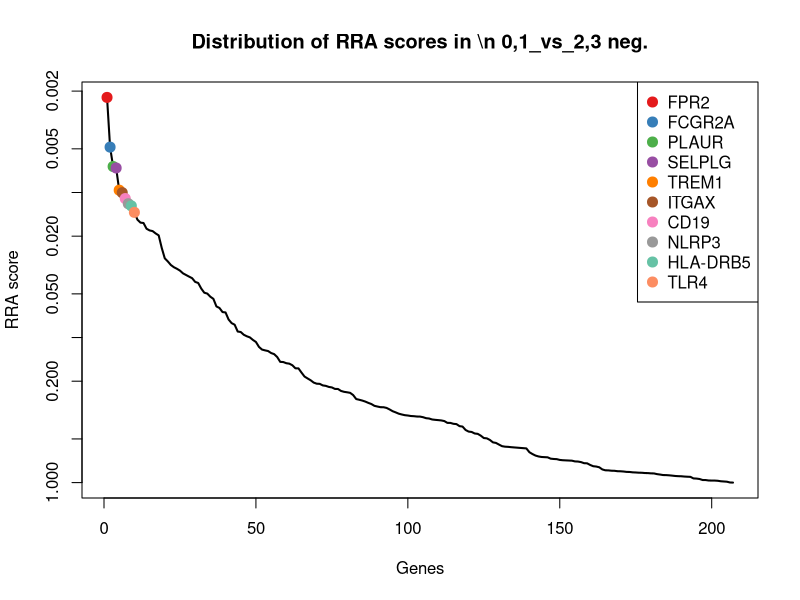
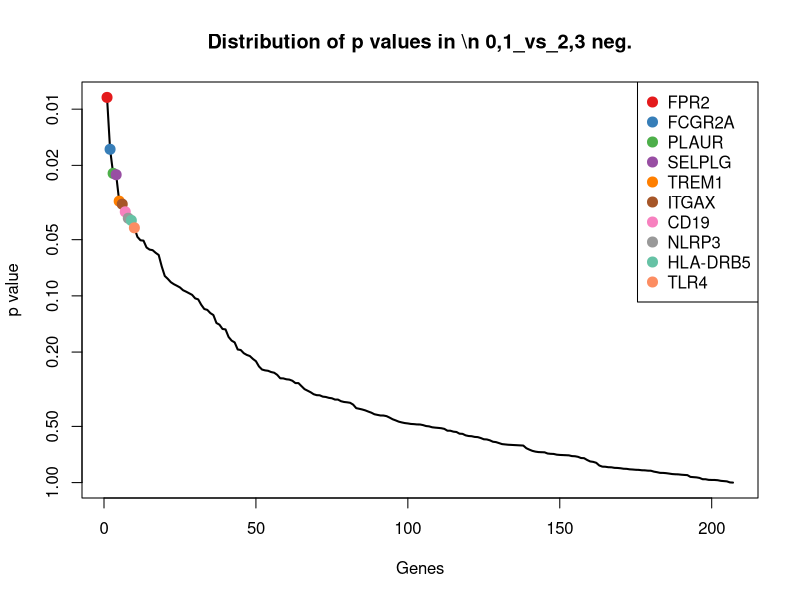
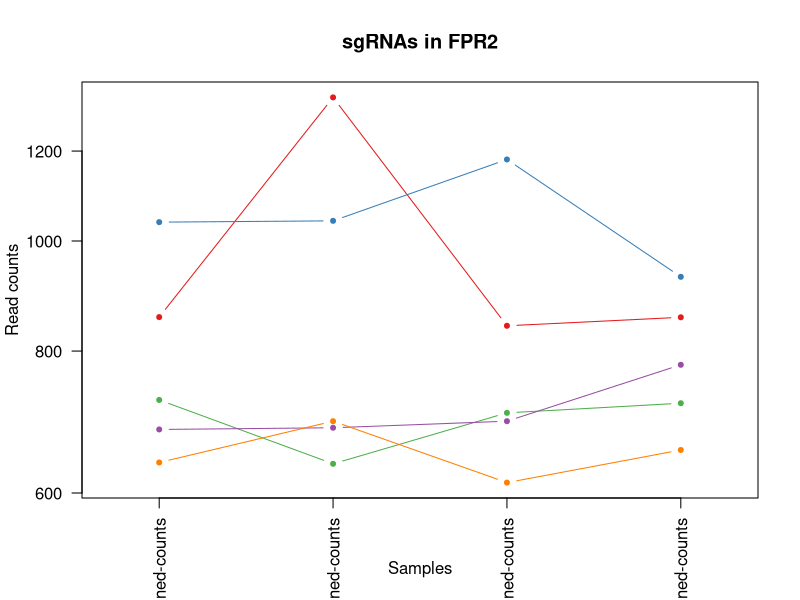
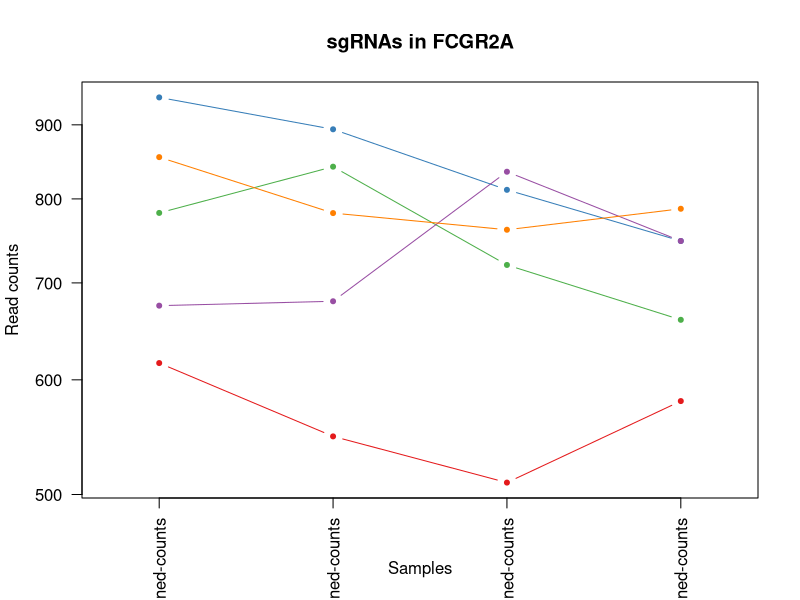
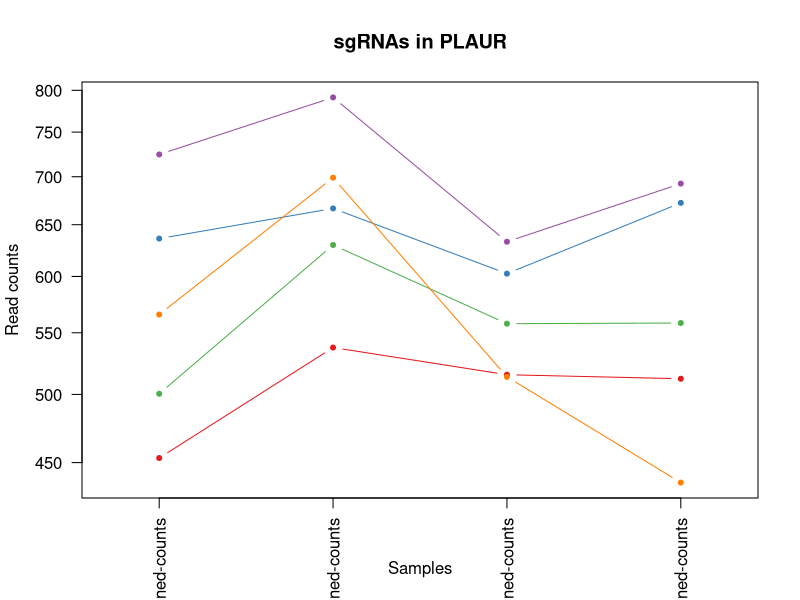
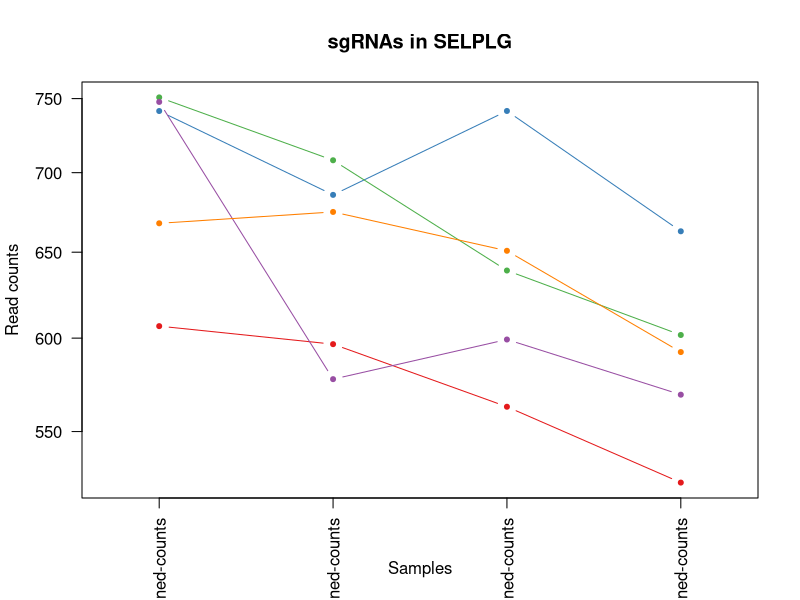
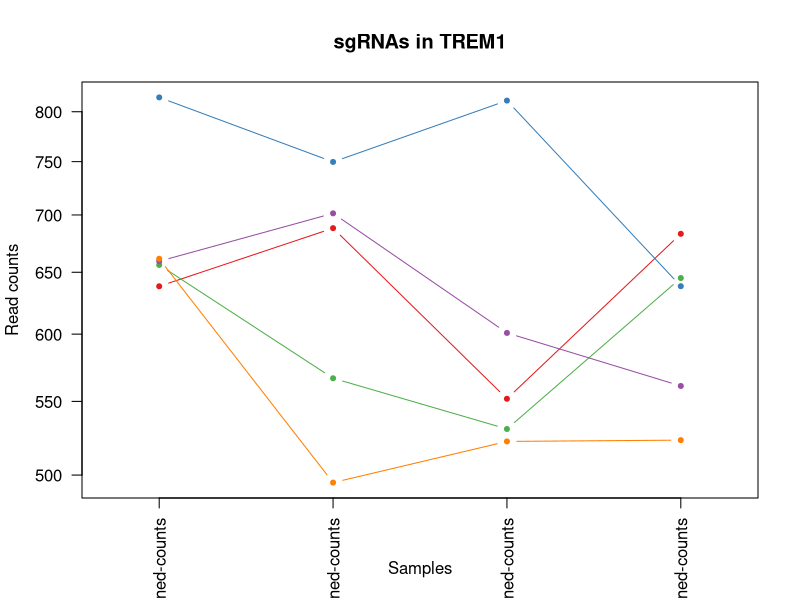
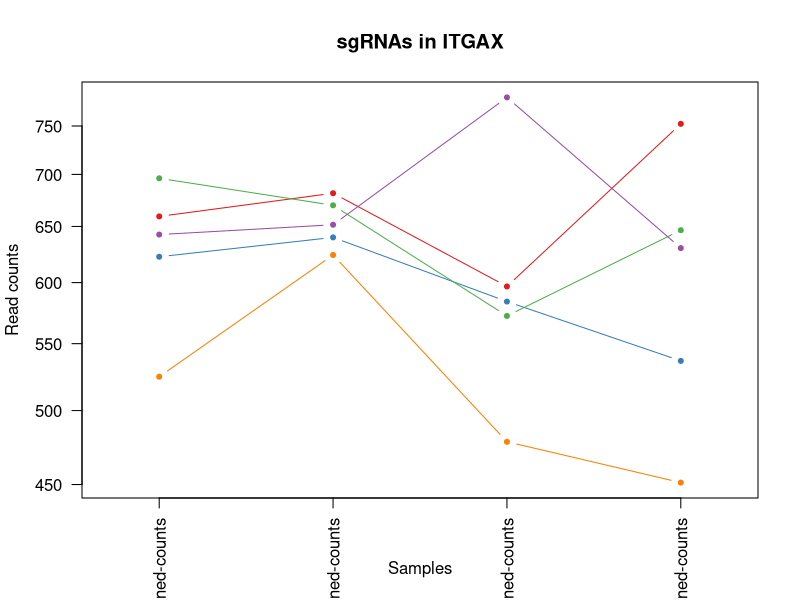

Write R code to recreate these figures, in order. (Note: this script raises an error after producing the figures.)
pdf(file='BafA1_CRISPRa.pdf',width=4.5,height=4.5);
gstable=read.table('BafA1_CRISPRa.gene_summary.txt',header=T)
# 
#
# parameters
# Do not modify the variables beginning with "__"

# gstablename='__GENE_SUMMARY_FILE__'
startindex=3
# outputfile='__OUTPUT_FILE__'
targetgenelist=c("FPR2","FCGR2A","PLAUR","SELPLG","TREM1","ITGAX","CD19","NLRP3","HLA-DRB5","TLR4")
# samplelabel=sub('.\\w+.\\w+$','',colnames(gstable)[startindex]);
samplelabel='0,1_vs_2,3 neg.'


# You need to write some codes in front of this code:
# gstable=read.table(gstablename,header=T)
# pdf(file=outputfile,width=6,height=6)


# set up color using RColorBrewer
#library(RColorBrewer)
#colors <- brewer.pal(length(targetgenelist), "Set1")

colors=c( "#E41A1C", "#377EB8", "#4DAF4A", "#984EA3", "#FF7F00",  "#A65628", "#F781BF",
          "#999999", "#66C2A5", "#FC8D62", "#8DA0CB", "#E78AC3", "#A6D854", "#FFD92F", "#E5C494", "#B3B3B3", 
          "#8DD3C7", "#FFFFB3", "#BEBADA", "#FB8072", "#80B1D3", "#FDB462", "#B3DE69", "#FCCDE5",
          "#D9D9D9", "#BC80BD", "#CCEBC5", "#FFED6F")

######
# function definition

plotrankedvalues<-function(val, tglist, ...){
  
  plot(val,log='y',ylim=c(max(val),min(val)),type='l',lwd=2, ...)
  if(length(tglist)>0){
    for(i in 1:length(tglist)){
      targetgene=tglist[i];
      tx=which(names(val)==targetgene);ty=val[targetgene];
      points(tx,ty,col=colors[(i %% length(colors)) ],cex=2,pch=20)
      # text(tx+50,ty,targetgene,col=colors[i])
    }
    legend('topright',tglist,pch=20,pt.cex = 2,cex=1,col=colors)
  }
}



plotrandvalues<-function(val,targetgenelist, ...){
  # choose the one with the best distance distribution
  
  mindiffvalue=0;
  randval=val;
  for(i in 1:20){
    randval0=sample(val)
    vindex=sort(which(names(randval0) %in% targetgenelist))
    if(max(vindex)>0.9*length(val)){
      # print('pass...')
      next;
    }
    mindiffind=min(diff(vindex));
    if (mindiffind > mindiffvalue){
      mindiffvalue=mindiffind;
      randval=randval0;
      # print(paste('Diff: ',mindiffvalue))
    }
  }
  plot(randval,log='y',ylim=c(max(randval),min(randval)),pch=20,col='grey', ...)
  
  if(length(targetgenelist)>0){
    for(i in 1:length(targetgenelist)){
      targetgene=targetgenelist[i];
      tx=which(names(randval)==targetgene);ty=randval[targetgene];
      points(tx,ty,col=colors[(i %% length(colors)) ],cex=2,pch=20)
      text(tx+50,ty,targetgene,col=colors[i])
    }
  }
  
}




# set.seed(1235)



pvec=gstable[,startindex]
names(pvec)=gstable[,'id']
pvec=sort(pvec);

plotrankedvalues(pvec,targetgenelist,xlab='Genes',ylab='RRA score',main=paste('Distribution of RRA scores in \\n',samplelabel))

# plotrandvalues(pvec,targetgenelist,xlab='Genes',ylab='RRA score',main=paste('Distribution of RRA scores in \\n',samplelabel))


pvec=gstable[,startindex+1]
names(pvec)=gstable[,'id']
pvec=sort(pvec);

plotrankedvalues(pvec,targetgenelist,xlab='Genes',ylab='p value',main=paste('Distribution of p values in \\n',samplelabel))

# plotrandvalues(pvec,targetgenelist,xlab='Genes',ylab='p value',main=paste('Distribution of p values in \\n',samplelabel))



# you need to write after this code:
# dev.off()






# parameters
# Do not modify the variables beginning with "__"
targetmat=list(c(856.0415878971099,1336.8753140843855,841.0936070979322,855.7168611173627),c(1037.9767165288054,1040.7162525946273,1178.7156888203417,928.947781086202),c(723.5339219572625,635.5773117364471,704.860135525732,718.7479182126818),c(681.4679962620728,683.8279453499471,693.0137466933667,777.0614285582391),c(637.2987742821236,692.9789275869902,611.7813661285765,653.6537671292691))
targetgene="FPR2"
collabel=c("TRE-VPH-7d-dox-untreated-rd2_S18_L001_R1_001-clipped-trimmed-aligned-counts","TRE-VPH-7d-dox-untreated-rd1_S12_L001_R1_001-clipped-trimmed-aligned-counts","TRE-VPH-7d-dox-baf-10-rd1_S14_L001_R1_001-clipped-trimmed-aligned-counts","TRE-VPH-7d-dox-baf-10-rd2_S20_L001_R1_001-clipped-trimmed-aligned-counts")

# set up color using RColorBrewer
#library(RColorBrewer)
#colors <- brewer.pal(length(targetgenelist), "Set1")

colors=c( "#E41A1C", "#377EB8", "#4DAF4A", "#984EA3", "#FF7F00",  "#A65628", "#F781BF",
          "#999999", "#66C2A5", "#FC8D62", "#8DA0CB", "#E78AC3", "#A6D854", "#FFD92F", "#E5C494", "#B3B3B3", 
          "#8DD3C7", "#FFFFB3", "#BEBADA", "#FB8072", "#80B1D3", "#FDB462", "#B3DE69", "#FCCDE5",
          "#D9D9D9", "#BC80BD", "#CCEBC5", "#FFED6F")


## code

targetmatvec=unlist(targetmat)+1
yrange=range(targetmatvec[targetmatvec>0]);
# yrange[1]=1; # set the minimum value to 1
for(i in 1:length(targetmat)){
  vali=targetmat[[i]]+1;
  if(i==1){
    plot(1:length(vali),vali,type='b',las=1,pch=20,main=paste('sgRNAs in',targetgene),ylab='Read counts',xlab='Samples',xlim=c(0.7,length(vali)+0.3),ylim = yrange,col=colors[(i %% length(colors))],xaxt='n',log='y')
    axis(1,at=1:length(vali),labels=(collabel),las=2)
    # lines(0:100,rep(1,101),col='black');
  }else{
    lines(1:length(vali),vali,type='b',pch=20,col=colors[(i %% length(colors))])
  }
}




# parameters
# Do not modify the variables beginning with "__"
targetmat=list(c(615.214163292149,547.3951192703955,508.54854916082223,579.0667190128587),c(939.1217911451096,892.6367218497484,810.6314643861359,747.2266093116749),c(781.3745697881483,841.0584583318691,719.2450362507469,659.0782797195535),c(674.1064592654145,678.836500493378,834.3242420508664,747.2266093116749),c(853.9382916123504,781.1611200530417,760.7073971640252,786.5543255912368))
targetgene="FCGR2A"
collabel=c("TRE-VPH-7d-dox-untreated-rd2_S18_L001_R1_001-clipped-trimmed-aligned-counts","TRE-VPH-7d-dox-untreated-rd1_S12_L001_R1_001-clipped-trimmed-aligned-counts","TRE-VPH-7d-dox-baf-10-rd1_S14_L001_R1_001-clipped-trimmed-aligned-counts","TRE-VPH-7d-dox-baf-10-rd2_S20_L001_R1_001-clipped-trimmed-aligned-counts")

# set up color using RColorBrewer
#library(RColorBrewer)
#colors <- brewer.pal(length(targetgenelist), "Set1")

colors=c( "#E41A1C", "#377EB8", "#4DAF4A", "#984EA3", "#FF7F00",  "#A65628", "#F781BF",
          "#999999", "#66C2A5", "#FC8D62", "#8DA0CB", "#E78AC3", "#A6D854", "#FFD92F", "#E5C494", "#B3B3B3", 
          "#8DD3C7", "#FFFFB3", "#BEBADA", "#FB8072", "#80B1D3", "#FDB462", "#B3DE69", "#FCCDE5",
          "#D9D9D9", "#BC80BD", "#CCEBC5", "#FFED6F")


## code

targetmatvec=unlist(targetmat)+1
yrange=range(targetmatvec[targetmatvec>0]);
# yrange[1]=1; # set the minimum value to 1
for(i in 1:length(targetmat)){
  vali=targetmat[[i]]+1;
  if(i==1){
    plot(1:length(vali),vali,type='b',las=1,pch=20,main=paste('sgRNAs in',targetgene),ylab='Read counts',xlab='Samples',xlim=c(0.7,length(vali)+0.3),ylim = yrange,col=colors[(i %% length(colors))],xaxt='n',log='y')
    axis(1,at=1:length(vali),labels=(collabel),las=2)
    # lines(0:100,rep(1,101),col='black');
  }else{
    lines(1:length(vali),vali,type='b',pch=20,col=colors[(i %% length(colors))])
  }
}




# parameters
# Do not modify the variables beginning with "__"
targetmat=list(c(452.20870122328904,536.5803220811628,514.4717435770049,511.2603116343039),c(635.1954779973642,665.5259808758609,601.6273185579777,671.2834330476934),c(499.5328676303774,628.9220519276885,556.7802751211664,557.3686686517212),c(723.5339219572625,790.3121022900848,632.089461269774,691.6253552612599),c(564.7350524579214,697.9703724435591,512.7794023152384,435.3171353703224))
targetgene="PLAUR"
collabel=c("TRE-VPH-7d-dox-untreated-rd2_S18_L001_R1_001-clipped-trimmed-aligned-counts","TRE-VPH-7d-dox-untreated-rd1_S12_L001_R1_001-clipped-trimmed-aligned-counts","TRE-VPH-7d-dox-baf-10-rd1_S14_L001_R1_001-clipped-trimmed-aligned-counts","TRE-VPH-7d-dox-baf-10-rd2_S20_L001_R1_001-clipped-trimmed-aligned-counts")

# set up color using RColorBrewer
#library(RColorBrewer)
#colors <- brewer.pal(length(targetgenelist), "Set1")

colors=c( "#E41A1C", "#377EB8", "#4DAF4A", "#984EA3", "#FF7F00",  "#A65628", "#F781BF",
          "#999999", "#66C2A5", "#FC8D62", "#8DA0CB", "#E78AC3", "#A6D854", "#FFD92F", "#E5C494", "#B3B3B3", 
          "#8DD3C7", "#FFFFB3", "#BEBADA", "#FB8072", "#80B1D3", "#FDB462", "#B3DE69", "#FCCDE5",
          "#D9D9D9", "#BC80BD", "#CCEBC5", "#FFED6F")


## code

targetmatvec=unlist(targetmat)+1
yrange=range(targetmatvec[targetmatvec>0]);
# yrange[1]=1; # set the minimum value to 1
for(i in 1:length(targetmat)){
  vali=targetmat[[i]]+1;
  if(i==1){
    plot(1:length(vali),vali,type='b',las=1,pch=20,main=paste('sgRNAs in',targetgene),ylab='Read counts',xlab='Samples',xlim=c(0.7,length(vali)+0.3),ylim = yrange,col=colors[(i %% length(colors))],xaxt='n',log='y')
    axis(1,at=1:length(vali),labels=(collabel),las=2)
    # lines(0:100,rep(1,101),col='black');
  }else{
    lines(1:length(vali),vali,type='b',pch=20,col=colors[(i %% length(colors))])
  }
}




# parameters
# Do not modify the variables beginning with "__"
targetmat=list(c(605.7493300107313,595.6457528838955,561.8572989064658,523.4654649624438),c(740.3602922353383,684.6598528260419,740.3993020228277,661.7905360146957),c(749.825125516756,707.1213546806022,638.0126556859567,600.7647693739963),c(746.6701810896168,576.5118809337145,598.2426360344448,568.21769383229),c(666.7449222687563,673.8450556368091,649.8590445183219,591.2718723409986))
targetgene="SELPLG"
collabel=c("TRE-VPH-7d-dox-untreated-rd2_S18_L001_R1_001-clipped-trimmed-aligned-counts","TRE-VPH-7d-dox-untreated-rd1_S12_L001_R1_001-clipped-trimmed-aligned-counts","TRE-VPH-7d-dox-baf-10-rd1_S14_L001_R1_001-clipped-trimmed-aligned-counts","TRE-VPH-7d-dox-baf-10-rd2_S20_L001_R1_001-clipped-trimmed-aligned-counts")

# set up color using RColorBrewer
#library(RColorBrewer)
#colors <- brewer.pal(length(targetgenelist), "Set1")

colors=c( "#E41A1C", "#377EB8", "#4DAF4A", "#984EA3", "#FF7F00",  "#A65628", "#F781BF",
          "#999999", "#66C2A5", "#FC8D62", "#8DA0CB", "#E78AC3", "#A6D854", "#FFD92F", "#E5C494", "#B3B3B3", 
          "#8DD3C7", "#FFFFB3", "#BEBADA", "#FB8072", "#80B1D3", "#FDB462", "#B3DE69", "#FCCDE5",
          "#D9D9D9", "#BC80BD", "#CCEBC5", "#FFED6F")


## code

targetmatvec=unlist(targetmat)+1
yrange=range(targetmatvec[targetmatvec>0]);
# yrange[1]=1; # set the minimum value to 1
for(i in 1:length(targetmat)){
  vali=targetmat[[i]]+1;
  if(i==1){
    plot(1:length(vali),vali,type='b',las=1,pch=20,main=paste('sgRNAs in',targetgene),ylab='Read counts',xlab='Samples',xlim=c(0.7,length(vali)+0.3),ylim = yrange,col=colors[(i %% length(colors))],xaxt='n',log='y')
    axis(1,at=1:length(vali),labels=(collabel),las=2)
    # lines(0:100,rep(1,101),col='black');
  }else{
    lines(1:length(vali),vali,type='b',pch=20,col=colors[(i %% length(colors))])
  }
}




# parameters
# Do not modify the variables beginning with "__"
targetmat=list(c(637.2987742821236,687.1555752543263,550.8570807049838,682.1324582282622),c(813.9756622019203,748.7167284853434,810.6314643861359,637.3802293584159),c(655.1767927025792,565.6970837444817,529.702814932903,644.1608700962714),c(658.3317371297185,700.4660948718436,599.9349772962112,560.0809249468634),c(660.435033414478,494.15304080032666,521.2411086240706,522.1093368148727))
targetgene="TREM1"
collabel=c("TRE-VPH-7d-dox-untreated-rd2_S18_L001_R1_001-clipped-trimmed-aligned-counts","TRE-VPH-7d-dox-untreated-rd1_S12_L001_R1_001-clipped-trimmed-aligned-counts","TRE-VPH-7d-dox-baf-10-rd1_S14_L001_R1_001-clipped-trimmed-aligned-counts","TRE-VPH-7d-dox-baf-10-rd2_S20_L001_R1_001-clipped-trimmed-aligned-counts")

# set up color using RColorBrewer
#library(RColorBrewer)
#colors <- brewer.pal(length(targetgenelist), "Set1")

colors=c( "#E41A1C", "#377EB8", "#4DAF4A", "#984EA3", "#FF7F00",  "#A65628", "#F781BF",
          "#999999", "#66C2A5", "#FC8D62", "#8DA0CB", "#E78AC3", "#A6D854", "#FFD92F", "#E5C494", "#B3B3B3", 
          "#8DD3C7", "#FFFFB3", "#BEBADA", "#FB8072", "#80B1D3", "#FDB462", "#B3DE69", "#FCCDE5",
          "#D9D9D9", "#BC80BD", "#CCEBC5", "#FFED6F")


## code

targetmatvec=unlist(targetmat)+1
yrange=range(targetmatvec[targetmatvec>0]);
# yrange[1]=1; # set the minimum value to 1
for(i in 1:length(targetmat)){
  vali=targetmat[[i]]+1;
  if(i==1){
    plot(1:length(vali),vali,type='b',las=1,pch=20,main=paste('sgRNAs in',targetgene),ylab='Read counts',xlab='Samples',xlim=c(0.7,length(vali)+0.3),ylim = yrange,col=colors[(i %% length(colors))],xaxt='n',log='y')
    axis(1,at=1:length(vali),labels=(collabel),las=2)
    # lines(0:100,rep(1,101),col='black');
  }else{
    lines(1:length(vali),vali,type='b',pch=20,col=colors[(i %% length(colors))])
  }
}




# parameters
# Do not modify the variables beginning with "__"
targetmat=list(c(658.3317371297185,680.5003154455677,595.7041241417951,751.2949937543882),c(621.5240521464275,638.9049416408265,583.0115646785466,535.6706182905837),c(695.1394221130095,668.8536107802402,571.1651758461813,645.5169982438425),c(641.5053668516425,650.551646306154,780.1693216743396,629.2434604729893),c(523.7207749051115,623.0986995950248,477.24023581814265,450.23454499360446))
targetgene="ITGAX"
collabel=c("TRE-VPH-7d-dox-untreated-rd2_S18_L001_R1_001-clipped-trimmed-aligned-counts","TRE-VPH-7d-dox-untreated-rd1_S12_L001_R1_001-clipped-trimmed-aligned-counts","TRE-VPH-7d-dox-baf-10-rd1_S14_L001_R1_001-clipped-trimmed-aligned-counts","TRE-VPH-7d-dox-baf-10-rd2_S20_L001_R1_001-clipped-trimmed-aligned-counts")

# set up color using RColorBrewer
#library(RColorBrewer)
#colors <- brewer.pal(length(targetgenelist), "Set1")

colors=c( "#E41A1C", "#377EB8", "#4DAF4A", "#984EA3", "#FF7F00",  "#A65628", "#F781BF",
          "#999999", "#66C2A5", "#FC8D62", "#8DA0CB", "#E78AC3", "#A6D854", "#FFD92F", "#E5C494", "#B3B3B3", 
          "#8DD3C7", "#FFFFB3", "#BEBADA", "#FB8072", "#80B1D3", "#FDB462", "#B3DE69", "#FCCDE5",
          "#D9D9D9", "#BC80BD", "#CCEBC5", "#FFED6F")


## code

targetmatvec=unlist(targetmat)+1
yrange=range(targetmatvec[targetmatvec>0]);
# yrange[1]=1; # set the minimum value to 1
for(i in 1:length(targetmat)){
  vali=targetmat[[i]]+1;
  if(i==1){
    plot(1:length(vali),vali,type='b',las=1,pch=20,main=paste('sgRNAs in',targetgene),ylab='Read counts',xlab='Samples',xlim=c(0.7,length(vali)+0.3),ylim = yrange,col=colors[(i %% length(colors))],xaxt='n',log='y')
    axis(1,at=1:length(vali),labels=(collabel),las=2)
    # lines(0:100,rep(1,101),col='black');
  }else{
    lines(1:length(vali),vali,type='b',pch=20,col=colors[(i %% length(colors))])
  }
}




# parameters
# Do not modify the variables beginning with "__"
targetmat=list(c(717.224033102984,693.8108350630849,625.3200962227082,697.0498678515443),c(699.3460146825283,731.2466714873522,693.0137466933667,717.3917900651107),c(781.3745697881483,853.5370704732916,660.859262719804,604.8331538167096),c(626.7822928583262,470.0277239935767,582.1653940476633,560.0809249468634),c(598.3877930140732,589.8224005512317,603.3196598197442,602.1208975215674))
targetgene="CD19"
collabel=c("TRE-VPH-7d-dox-untreated-rd2_S18_L001_R1_001-clipped-trimmed-aligned-counts","TRE-VPH-7d-dox-untreated-rd1_S12_L001_R1_001-clipped-trimmed-aligned-counts","TRE-VPH-7d-dox-baf-10-rd1_S14_L001_R1_001-clipped-trimmed-aligned-counts","TRE-VPH-7d-dox-baf-10-rd2_S20_L001_R1_001-clipped-trimmed-aligned-counts")

# set up color using RColorBrewer
#library(RColorBrewer)
#colors <- brewer.pal(length(targetgenelist), "Set1")

colors=c( "#E41A1C", "#377EB8", "#4DAF4A", "#984EA3", "#FF7F00",  "#A65628", "#F781BF",
          "#999999", "#66C2A5", "#FC8D62", "#8DA0CB", "#E78AC3", "#A6D854", "#FFD92F", "#E5C494", "#B3B3B3", 
          "#8DD3C7", "#FFFFB3", "#BEBADA", "#FB8072", "#80B1D3", "#FDB462", "#B3DE69", "#FCCDE5",
          "#D9D9D9", "#BC80BD", "#CCEBC5", "#FFED6F")


## code

targetmatvec=unlist(targetmat)+1
yrange=range(targetmatvec[targetmatvec>0]);
# yrange[1]=1; # set the minimum value to 1
for(i in 1:length(targetmat)){
  vali=targetmat[[i]]+1;
  if(i==1){
    plot(1:length(vali),vali,type='b',las=1,pch=20,main=paste('sgRNAs in',targetgene),ylab='Read counts',xlab='Samples',xlim=c(0.7,length(vali)+0.3),ylim = yrange,col=colors[(i %% length(colors))],xaxt='n',log='y')
    axis(1,at=1:length(vali),labels=(collabel),las=2)
    # lines(0:100,rep(1,101),col='black');
  }else{
    lines(1:length(vali),vali,type='b',pch=20,col=colors[(i %% length(colors))])
  }
}




# parameters
# Do not modify the variables beginning with "__"
targetmat=list(c(826.5954399104771,743.7252836287745,693.0137466933667,836.7310670513673),c(902.3141061618186,841.0584583318691,743.7839845463606,772.9930441155258),c(793.9943474967051,692.1470201108953,707.3986474183816,673.9956893428356),c(691.9844776858702,741.22956120049,664.2439452433368,709.2550211796841),c(782.426217930528,750.3805434375331,632.089461269774,650.9415108341269))
targetgene="NLRP3"
collabel=c("TRE-VPH-7d-dox-untreated-rd2_S18_L001_R1_001-clipped-trimmed-aligned-counts","TRE-VPH-7d-dox-untreated-rd1_S12_L001_R1_001-clipped-trimmed-aligned-counts","TRE-VPH-7d-dox-baf-10-rd1_S14_L001_R1_001-clipped-trimmed-aligned-counts","TRE-VPH-7d-dox-baf-10-rd2_S20_L001_R1_001-clipped-trimmed-aligned-counts")

# set up color using RColorBrewer
#library(RColorBrewer)
#colors <- brewer.pal(length(targetgenelist), "Set1")

colors=c( "#E41A1C", "#377EB8", "#4DAF4A", "#984EA3", "#FF7F00",  "#A65628", "#F781BF",
          "#999999", "#66C2A5", "#FC8D62", "#8DA0CB", "#E78AC3", "#A6D854", "#FFD92F", "#E5C494", "#B3B3B3", 
          "#8DD3C7", "#FFFFB3", "#BEBADA", "#FB8072", "#80B1D3", "#FDB462", "#B3DE69", "#FCCDE5",
          "#D9D9D9", "#BC80BD", "#CCEBC5", "#FFED6F")


## code

targetmatvec=unlist(targetmat)+1
yrange=range(targetmatvec[targetmatvec>0]);
# yrange[1]=1; # set the minimum value to 1
for(i in 1:length(targetmat)){
  vali=targetmat[[i]]+1;
  if(i==1){
    plot(1:length(vali),vali,type='b',las=1,pch=20,main=paste('sgRNAs in',targetgene),ylab='Read counts',xlab='Samples',xlim=c(0.7,length(vali)+0.3),ylim = yrange,col=colors[(i %% length(colors))],xaxt='n',log='y')
    axis(1,at=1:length(vali),labels=(collabel),las=2)
    # lines(0:100,rep(1,101),col='black');
  }else{
    lines(1:length(vali),vali,type='b',pch=20,col=colors[(i %% length(colors))])
  }
}




# parameters
# Do not modify the variables beginning with "__"
targetmat=list(c(638.3504224245033,879.3262022322311,779.3231510434563,652.297638981698),c(697.2427183977688,614.7796248340765,759.0150559022587,697.0498678515443),c(669.8998666958956,600.6371977404644,579.6268821550136,566.8615656847189),c(808.7174214900215,941.7192629393431,852.9399959302975,816.3891448378008),c(677.2614036925538,708.7851696327918,617.7045605447591,682.1324582282622))
targetgene="HLA-DRB5"
collabel=c("TRE-VPH-7d-dox-untreated-rd2_S18_L001_R1_001-clipped-trimmed-aligned-counts","TRE-VPH-7d-dox-untreated-rd1_S12_L001_R1_001-clipped-trimmed-aligned-counts","TRE-VPH-7d-dox-baf-10-rd1_S14_L001_R1_001-clipped-trimmed-aligned-counts","TRE-VPH-7d-dox-baf-10-rd2_S20_L001_R1_001-clipped-trimmed-aligned-counts")

# set up color using RColorBrewer
#library(RColorBrewer)
#colors <- brewer.pal(length(targetgenelist), "Set1")

colors=c( "#E41A1C", "#377EB8", "#4DAF4A", "#984EA3", "#FF7F00",  "#A65628", "#F781BF",
          "#999999", "#66C2A5", "#FC8D62", "#8DA0CB", "#E78AC3", "#A6D854", "#FFD92F", "#E5C494", "#B3B3B3", 
          "#8DD3C7", "#FFFFB3", "#BEBADA", "#FB8072", "#80B1D3", "#FDB462", "#B3DE69", "#FCCDE5",
          "#D9D9D9", "#BC80BD", "#CCEBC5", "#FFED6F")


## code

targetmatvec=unlist(targetmat)+1
yrange=range(targetmatvec[targetmatvec>0]);
# yrange[1]=1; # set the minimum value to 1
for(i in 1:length(targetmat)){
  vali=targetmat[[i]]+1;
  if(i==1){
    plot(1:length(vali),vali,type='b',las=1,pch=20,main=paste('sgRNAs in',targetgene),ylab='Read counts',xlab='Samples',xlim=c(0.7,length(vali)+0.3),ylim = yrange,col=colors[(i %% length(colors))],xaxt='n',log='y')
    axis(1,at=1:length(vali),labels=(collabel),las=2)
    # lines(0:100,rep(1,101),col='black');
  }else{
    lines(1:length(vali),vali,type='b',pch=20,col=colors[(i %% length(colors))])
  }
}




# parameters
# Do not modify the variables beginning with "__"
targetmat=list(c(743.5152366624775,790.3121022900848,775.0922978890402,736.3775841311061),c(732.9987552386801,821.9245863816882,869.8634085479621,800.1156070669477),c(687.7778851163512,634.7454042603523,560.1649576446994,568.21769383229),c(800.3042363509836,760.3634331506711,639.7049969477231,645.5169982438425),c(769.8064402219711,736.2381163439211,727.7067425595792,724.1724308029662))
targetgene="TLR4"
collabel=c("TRE-VPH-7d-dox-untreated-rd2_S18_L001_R1_001-clipped-trimmed-aligned-counts","TRE-VPH-7d-dox-untreated-rd1_S12_L001_R1_001-clipped-trimmed-aligned-counts","TRE-VPH-7d-dox-baf-10-rd1_S14_L001_R1_001-clipped-trimmed-aligned-counts","TRE-VPH-7d-dox-baf-10-rd2_S20_L001_R1_001-clipped-trimmed-aligned-counts")

# set up color using RColorBrewer
#library(RColorBrewer)
#colors <- brewer.pal(length(targetgenelist), "Set1")

colors=c( "#E41A1C", "#377EB8", "#4DAF4A", "#984EA3", "#FF7F00",  "#A65628", "#F781BF",
          "#999999", "#66C2A5", "#FC8D62", "#8DA0CB", "#E78AC3", "#A6D854", "#FFD92F", "#E5C494", "#B3B3B3", 
          "#8DD3C7", "#FFFFB3", "#BEBADA", "#FB8072", "#80B1D3", "#FDB462", "#B3DE69", "#FCCDE5",
          "#D9D9D9", "#BC80BD", "#CCEBC5", "#FFED6F")


## code

targetmatvec=unlist(targetmat)+1
yrange=range(targetmatvec[targetmatvec>0]);
# yrange[1]=1; # set the minimum value to 1
for(i in 1:length(targetmat)){
  vali=targetmat[[i]]+1;
  if(i==1){
    plot(1:length(vali),vali,type='b',las=1,pch=20,main=paste('sgRNAs in',targetgene),ylab='Read counts',xlab='Samples',xlim=c(0.7,length(vali)+0.3),ylim = yrange,col=colors[(i %% length(colors))],xaxt='n',log='y')
    axis(1,at=1:length(vali),labels=(collabel),las=2)
    # lines(0:100,rep(1,101),col='black');
  }else{
    lines(1:length(vali),vali,type='b',pch=20,col=colors[(i %% length(colors))])
  }
}



# 
#
# parameters
# Do not modify the variables beginning with "__"

# gstablename='__GENE_SUMMARY_FILE__'
startindex=9
# outputfile='__OUTPUT_FILE__'
targetgenelist=c("SPI1","TGFBR3","LPAR2","IL15RA","CSF1R","AIF1","SORL1","MERTK","TGFBR2","CD52")
# samplelabel=sub('.\\w+.\\w+$','',colnames(gstable)[startindex]);
samplelabel='0,1_vs_2,3 pos.'


# You need to write some codes in front of this code:
# gstable=read.table(gstablename,header=T)
# pdf(file=outputfile,width=6,height=6)


# set up color using RColorBrewer
#library(RColorBrewer)
#colors <- brewer.pal(length(targetgenelist), "Set1")

colors=c( "#E41A1C", "#377EB8", "#4DAF4A", "#984EA3", "#FF7F00",  "#A65628", "#F781BF",
          "#999999", "#66C2A5", "#FC8D62", "#8DA0CB", "#E78AC3", "#A6D854", "#FFD92F", "#E5C494", "#B3B3B3", 
          "#8DD3C7", "#FFFFB3", "#BEBADA", "#FB8072", "#80B1D3", "#FDB462", "#B3DE69", "#FCCDE5",
          "#D9D9D9", "#BC80BD", "#CCEBC5", "#FFED6F")

######
# function definition

plotrankedvalues<-function(val, tglist, ...){
  
  plot(val,log='y',ylim=c(max(val),min(val)),type='l',lwd=2, ...)
  if(length(tglist)>0){
    for(i in 1:length(tglist)){
      targetgene=tglist[i];
      tx=which(names(val)==targetgene);ty=val[targetgene];
      points(tx,ty,col=colors[(i %% length(colors)) ],cex=2,pch=20)
      # text(tx+50,ty,targetgene,col=colors[i])
    }
    legend('topright',tglist,pch=20,pt.cex = 2,cex=1,col=colors)
  }
}



plotrandvalues<-function(val,targetgenelist, ...){
  # choose the one with the best distance distribution
  
  mindiffvalue=0;
  randval=val;
  for(i in 1:20){
    randval0=sample(val)
    vindex=sort(which(names(randval0) %in% targetgenelist))
    if(max(vindex)>0.9*length(val)){
      # print('pass...')
      next;
    }
    mindiffind=min(diff(vindex));
    if (mindiffind > mindiffvalue){
      mindiffvalue=mindiffind;
      randval=randval0;
      # print(paste('Diff: ',mindiffvalue))
    }
  }
  plot(randval,log='y',ylim=c(max(randval),min(randval)),pch=20,col='grey', ...)
  
  if(length(targetgenelist)>0){
    for(i in 1:length(targetgenelist)){
      targetgene=targetgenelist[i];
      tx=which(names(randval)==targetgene);ty=randval[targetgene];
      points(tx,ty,col=colors[(i %% length(colors)) ],cex=2,pch=20)
      text(tx+50,ty,targetgene,col=colors[i])
    }
  }
  
}




# set.seed(1235)



pvec=gstable[,startindex]
names(pvec)=gstable[,'id']
pvec=sort(pvec);

plotrankedvalues(pvec,targetgenelist,xlab='Genes',ylab='RRA score',main=paste('Distribution of RRA scores in \\n',samplelabel))

# plotrandvalues(pvec,targetgenelist,xlab='Genes',ylab='RRA score',main=paste('Distribution of RRA scores in \\n',samplelabel))


pvec=gstable[,startindex+1]
names(pvec)=gstable[,'id']
pvec=sort(pvec);

plotrankedvalues(pvec,targetgenelist,xlab='Genes',ylab='p value',main=paste('Distribution of p values in \\n',samplelabel))

# plotrandvalues(pvec,targetgenelist,xlab='Genes',ylab='p value',main=paste('Distribution of p values in \\n',samplelabel))



# you need to write after this code:
# dev.off()






# parameters
# Do not modify the variables beginning with "__"
targetmat=list(c(531.0823119017697,438.41523990197334,863.0940435008963,645.5169982438425),c(563.6834043155417,471.69153894576635,661.7054333506871,726.8846870981084),c(600.4910892988327,660.5345360192919,836.0165833126329,767.5685315252414),c(609.9559225802503,579.8395108380938,779.3231510434563,915.386499610491),c(454.31199750804853,397.65177357332686,716.7065243580972,549.2318997662946))
targetgene="SPI1"
collabel=c("TRE-VPH-7d-dox-untreated-rd2_S18_L001_R1_001-clipped-trimmed-aligned-counts","TRE-VPH-7d-dox-untreated-rd1_S12_L001_R1_001-clipped-trimmed-aligned-counts","TRE-VPH-7d-dox-baf-10-rd1_S14_L001_R1_001-clipped-trimmed-aligned-counts","TRE-VPH-7d-dox-baf-10-rd2_S20_L001_R1_001-clipped-trimmed-aligned-counts")

# set up color using RColorBrewer
#library(RColorBrewer)
#colors <- brewer.pal(length(targetgenelist), "Set1")

colors=c( "#E41A1C", "#377EB8", "#4DAF4A", "#984EA3", "#FF7F00",  "#A65628", "#F781BF",
          "#999999", "#66C2A5", "#FC8D62", "#8DA0CB", "#E78AC3", "#A6D854", "#FFD92F", "#E5C494", "#B3B3B3", 
          "#8DD3C7", "#FFFFB3", "#BEBADA", "#FB8072", "#80B1D3", "#FDB462", "#B3DE69", "#FCCDE5",
          "#D9D9D9", "#BC80BD", "#CCEBC5", "#FFED6F")


## code

targetmatvec=unlist(targetmat)+1
yrange=range(targetmatvec[targetmatvec>0]);
# yrange[1]=1; # set the minimum value to 1
for(i in 1:length(targetmat)){
  vali=targetmat[[i]]+1;
  if(i==1){
    plot(1:length(vali),vali,type='b',las=1,pch=20,main=paste('sgRNAs in',targetgene),ylab='Read counts',xlab='Samples',xlim=c(0.7,length(vali)+0.3),ylim = yrange,col=colors[(i %% length(colors))],xaxt='n',log='y')
    axis(1,at=1:length(vali),labels=(collabel),las=2)
    # lines(0:100,rep(1,101),col='black');
  }else{
    lines(1:length(vali),vali,type='b',pch=20,col=colors[(i %% length(colors))])
  }
}




# parameters
# Do not modify the variables beginning with "__"
targetmat=list(c(770.8580883643508,722.0956892503091,772.5537859963905,716.0356619175396),c(558.425163603643,517.4464501309818,769.1691034728575,612.9699227021362),c(614.1625151497693,569.024713648861,573.703687738831,490.9183894207374),c(623.627348431187,612.283902405792,660.859262719804,591.2718723409986),c(443.79551608425106,504.9678379895594,720.9373775125133,574.9983345701455))
targetgene="TGFBR3"
collabel=c("TRE-VPH-7d-dox-untreated-rd2_S18_L001_R1_001-clipped-trimmed-aligned-counts","TRE-VPH-7d-dox-untreated-rd1_S12_L001_R1_001-clipped-trimmed-aligned-counts","TRE-VPH-7d-dox-baf-10-rd1_S14_L001_R1_001-clipped-trimmed-aligned-counts","TRE-VPH-7d-dox-baf-10-rd2_S20_L001_R1_001-clipped-trimmed-aligned-counts")

# set up color using RColorBrewer
#library(RColorBrewer)
#colors <- brewer.pal(length(targetgenelist), "Set1")

colors=c( "#E41A1C", "#377EB8", "#4DAF4A", "#984EA3", "#FF7F00",  "#A65628", "#F781BF",
          "#999999", "#66C2A5", "#FC8D62", "#8DA0CB", "#E78AC3", "#A6D854", "#FFD92F", "#E5C494", "#B3B3B3", 
          "#8DD3C7", "#FFFFB3", "#BEBADA", "#FB8072", "#80B1D3", "#FDB462", "#B3DE69", "#FCCDE5",
          "#D9D9D9", "#BC80BD", "#CCEBC5", "#FFED6F")


## code

targetmatvec=unlist(targetmat)+1
yrange=range(targetmatvec[targetmatvec>0]);
# yrange[1]=1; # set the minimum value to 1
for(i in 1:length(targetmat)){
  vali=targetmat[[i]]+1;
  if(i==1){
    plot(1:length(vali),vali,type='b',las=1,pch=20,main=paste('sgRNAs in',targetgene),ylab='Read counts',xlab='Samples',xlim=c(0.7,length(vali)+0.3),ylim = yrange,col=colors[(i %% length(colors))],xaxt='n',log='y')
    axis(1,at=1:length(vali),labels=(collabel),las=2)
    # lines(0:100,rep(1,101),col='black');
  }else{
    lines(1:length(vali),vali,type='b',pch=20,col=colors[(i %% length(colors))])
  }
}




# parameters
# Do not modify the variables beginning with "__"
targetmat=list(c(715.1207368182245,763.6910630550503,676.0903340757021,669.9273049001223),c(726.6888663844016,765.35487800724,796.246563661121,810.9646322475164),c(626.7822928583262,805.2864368597916,737.860790130178,732.3091996883928),c(709.8624961063258,596.4776603599903,1052.63626481874,787.9104537388079),c(553.1669228917442,712.944707013266,682.0135284918847,650.9415108341269))
targetgene="LPAR2"
collabel=c("TRE-VPH-7d-dox-untreated-rd2_S18_L001_R1_001-clipped-trimmed-aligned-counts","TRE-VPH-7d-dox-untreated-rd1_S12_L001_R1_001-clipped-trimmed-aligned-counts","TRE-VPH-7d-dox-baf-10-rd1_S14_L001_R1_001-clipped-trimmed-aligned-counts","TRE-VPH-7d-dox-baf-10-rd2_S20_L001_R1_001-clipped-trimmed-aligned-counts")

# set up color using RColorBrewer
#library(RColorBrewer)
#colors <- brewer.pal(length(targetgenelist), "Set1")

colors=c( "#E41A1C", "#377EB8", "#4DAF4A", "#984EA3", "#FF7F00",  "#A65628", "#F781BF",
          "#999999", "#66C2A5", "#FC8D62", "#8DA0CB", "#E78AC3", "#A6D854", "#FFD92F", "#E5C494", "#B3B3B3", 
          "#8DD3C7", "#FFFFB3", "#BEBADA", "#FB8072", "#80B1D3", "#FDB462", "#B3DE69", "#FCCDE5",
          "#D9D9D9", "#BC80BD", "#CCEBC5", "#FFED6F")


## code

targetmatvec=unlist(targetmat)+1
yrange=range(targetmatvec[targetmatvec>0]);
# yrange[1]=1; # set the minimum value to 1
for(i in 1:length(targetmat)){
  vali=targetmat[[i]]+1;
  if(i==1){
    plot(1:length(vali),vali,type='b',las=1,pch=20,main=paste('sgRNAs in',targetgene),ylab='Read counts',xlab='Samples',xlim=c(0.7,length(vali)+0.3),ylim = yrange,col=colors[(i %% length(colors))],xaxt='n',log='y')
    axis(1,at=1:length(vali),labels=(collabel),las=2)
    # lines(0:100,rep(1,101),col='black');
  }else{
    lines(1:length(vali),vali,type='b',pch=20,col=colors[(i %% length(colors))])
  }
}




# parameters
# Do not modify the variables beginning with "__"
targetmat=list(c(534.2372563289089,526.5974323680249,504.31769600640604,576.3544627177166),c(573.1482375969593,585.6628631707575,635.474143793307,599.4086412264252),c(883.3844395989832,767.0186929594296,773.3999566272737,893.6884492493534),c(677.2614036925538,681.3322229216626,934.1723764950877,969.6316255133349),c(782.426217930528,813.6055116207399,808.9391231243694,762.144018934957))
targetgene="IL15RA"
collabel=c("TRE-VPH-7d-dox-untreated-rd2_S18_L001_R1_001-clipped-trimmed-aligned-counts","TRE-VPH-7d-dox-untreated-rd1_S12_L001_R1_001-clipped-trimmed-aligned-counts","TRE-VPH-7d-dox-baf-10-rd1_S14_L001_R1_001-clipped-trimmed-aligned-counts","TRE-VPH-7d-dox-baf-10-rd2_S20_L001_R1_001-clipped-trimmed-aligned-counts")

# set up color using RColorBrewer
#library(RColorBrewer)
#colors <- brewer.pal(length(targetgenelist), "Set1")

colors=c( "#E41A1C", "#377EB8", "#4DAF4A", "#984EA3", "#FF7F00",  "#A65628", "#F781BF",
          "#999999", "#66C2A5", "#FC8D62", "#8DA0CB", "#E78AC3", "#A6D854", "#FFD92F", "#E5C494", "#B3B3B3", 
          "#8DD3C7", "#FFFFB3", "#BEBADA", "#FB8072", "#80B1D3", "#FDB462", "#B3DE69", "#FCCDE5",
          "#D9D9D9", "#BC80BD", "#CCEBC5", "#FFED6F")


## code

targetmatvec=unlist(targetmat)+1
yrange=range(targetmatvec[targetmatvec>0]);
# yrange[1]=1; # set the minimum value to 1
for(i in 1:length(targetmat)){
  vali=targetmat[[i]]+1;
  if(i==1){
    plot(1:length(vali),vali,type='b',las=1,pch=20,main=paste('sgRNAs in',targetgene),ylab='Read counts',xlab='Samples',xlim=c(0.7,length(vali)+0.3),ylim = yrange,col=colors[(i %% length(colors))],xaxt='n',log='y')
    axis(1,at=1:length(vali),labels=(collabel),las=2)
    # lines(0:100,rep(1,101),col='black');
  }else{
    lines(1:length(vali),vali,type='b',pch=20,col=colors[(i %% length(colors))])
  }
}




# parameters
# Do not modify the variables beginning with "__"
targetmat=list(c(1042.1833090983243,910.9386863238345,1396.1815409573321,1338.4984816526735),c(912.830587585616,985.8103591723689,1226.1012441498026,1174.4069757965706),c(871.8163100328061,846.0499031884381,924.018328924489,922.1671403483465),c(922.2954208670336,757.0358032462917,689.6290641698338,762.144018934957),c(933.8635504332108,991.6337115050327,966.3268604686506,1026.589007711321))
targetgene="CSF1R"
collabel=c("TRE-VPH-7d-dox-untreated-rd2_S18_L001_R1_001-clipped-trimmed-aligned-counts","TRE-VPH-7d-dox-untreated-rd1_S12_L001_R1_001-clipped-trimmed-aligned-counts","TRE-VPH-7d-dox-baf-10-rd1_S14_L001_R1_001-clipped-trimmed-aligned-counts","TRE-VPH-7d-dox-baf-10-rd2_S20_L001_R1_001-clipped-trimmed-aligned-counts")

# set up color using RColorBrewer
#library(RColorBrewer)
#colors <- brewer.pal(length(targetgenelist), "Set1")

colors=c( "#E41A1C", "#377EB8", "#4DAF4A", "#984EA3", "#FF7F00",  "#A65628", "#F781BF",
          "#999999", "#66C2A5", "#FC8D62", "#8DA0CB", "#E78AC3", "#A6D854", "#FFD92F", "#E5C494", "#B3B3B3", 
          "#8DD3C7", "#FFFFB3", "#BEBADA", "#FB8072", "#80B1D3", "#FDB462", "#B3DE69", "#FCCDE5",
          "#D9D9D9", "#BC80BD", "#CCEBC5", "#FFED6F")


## code

targetmatvec=unlist(targetmat)+1
yrange=range(targetmatvec[targetmatvec>0]);
# yrange[1]=1; # set the minimum value to 1
for(i in 1:length(targetmat)){
  vali=targetmat[[i]]+1;
  if(i==1){
    plot(1:length(vali),vali,type='b',las=1,pch=20,main=paste('sgRNAs in',targetgene),ylab='Read counts',xlab='Samples',xlim=c(0.7,length(vali)+0.3),ylim = yrange,col=colors[(i %% length(colors))],xaxt='n',log='y')
    axis(1,at=1:length(vali),labels=(collabel),las=2)
    # lines(0:100,rep(1,101),col='black');
  }else{
    lines(1:length(vali),vali,type='b',pch=20,col=colors[(i %% length(colors))])
  }
}




# parameters
# Do not modify the variables beginning with "__"
targetmat=list(c(938.0701430027298,920.0896685608776,892.7100155818093,847.5800922319361),c(736.1536996658193,686.3236677782315,792.0157105067049,623.818947882705),c(652.02184827544,626.426329499404,643.0896794712561,691.6253552612599),c(573.1482375969593,559.873731411818,833.4780714199832,682.1324582282622),c(663.5899778416172,651.3835537822488,611.7813661285765,791.9788381815212))
targetgene="AIF1"
collabel=c("TRE-VPH-7d-dox-untreated-rd2_S18_L001_R1_001-clipped-trimmed-aligned-counts","TRE-VPH-7d-dox-untreated-rd1_S12_L001_R1_001-clipped-trimmed-aligned-counts","TRE-VPH-7d-dox-baf-10-rd1_S14_L001_R1_001-clipped-trimmed-aligned-counts","TRE-VPH-7d-dox-baf-10-rd2_S20_L001_R1_001-clipped-trimmed-aligned-counts")

# set up color using RColorBrewer
#library(RColorBrewer)
#colors <- brewer.pal(length(targetgenelist), "Set1")

colors=c( "#E41A1C", "#377EB8", "#4DAF4A", "#984EA3", "#FF7F00",  "#A65628", "#F781BF",
          "#999999", "#66C2A5", "#FC8D62", "#8DA0CB", "#E78AC3", "#A6D854", "#FFD92F", "#E5C494", "#B3B3B3", 
          "#8DD3C7", "#FFFFB3", "#BEBADA", "#FB8072", "#80B1D3", "#FDB462", "#B3DE69", "#FCCDE5",
          "#D9D9D9", "#BC80BD", "#CCEBC5", "#FFED6F")


## code

targetmatvec=unlist(targetmat)+1
yrange=range(targetmatvec[targetmatvec>0]);
# yrange[1]=1; # set the minimum value to 1
for(i in 1:length(targetmat)){
  vali=targetmat[[i]]+1;
  if(i==1){
    plot(1:length(vali),vali,type='b',las=1,pch=20,main=paste('sgRNAs in',targetgene),ylab='Read counts',xlab='Samples',xlim=c(0.7,length(vali)+0.3),ylim = yrange,col=colors[(i %% length(colors))],xaxt='n',log='y')
    axis(1,at=1:length(vali),labels=(collabel),las=2)
    # lines(0:100,rep(1,101),col='black');
  }else{
    lines(1:length(vali),vali,type='b',pch=20,col=colors[(i %% length(colors))])
  }
}




# parameters
# Do not modify the variables beginning with "__"
targetmat=list(c(677.2614036925538,680.5003154455677,639.7049969477231,687.5569708185466),c(697.2427183977688,521.605987511456,588.088588463846,650.9415108341269),c(614.1625151497693,559.873731411818,543.2415450270347,505.8357990440195),c(459.5702382199472,506.63165294174905,721.7835481433966,503.1235427488773),c(557.3735154612632,664.694073399766,547.4723981814509,633.3118449157026))
targetgene="SORL1"
collabel=c("TRE-VPH-7d-dox-untreated-rd2_S18_L001_R1_001-clipped-trimmed-aligned-counts","TRE-VPH-7d-dox-untreated-rd1_S12_L001_R1_001-clipped-trimmed-aligned-counts","TRE-VPH-7d-dox-baf-10-rd1_S14_L001_R1_001-clipped-trimmed-aligned-counts","TRE-VPH-7d-dox-baf-10-rd2_S20_L001_R1_001-clipped-trimmed-aligned-counts")

# set up color using RColorBrewer
#library(RColorBrewer)
#colors <- brewer.pal(length(targetgenelist), "Set1")

colors=c( "#E41A1C", "#377EB8", "#4DAF4A", "#984EA3", "#FF7F00",  "#A65628", "#F781BF",
          "#999999", "#66C2A5", "#FC8D62", "#8DA0CB", "#E78AC3", "#A6D854", "#FFD92F", "#E5C494", "#B3B3B3", 
          "#8DD3C7", "#FFFFB3", "#BEBADA", "#FB8072", "#80B1D3", "#FDB462", "#B3DE69", "#FCCDE5",
          "#D9D9D9", "#BC80BD", "#CCEBC5", "#FFED6F")


## code

targetmatvec=unlist(targetmat)+1
yrange=range(targetmatvec[targetmatvec>0]);
# yrange[1]=1; # set the minimum value to 1
for(i in 1:length(targetmat)){
  vali=targetmat[[i]]+1;
  if(i==1){
    plot(1:length(vali),vali,type='b',las=1,pch=20,main=paste('sgRNAs in',targetgene),ylab='Read counts',xlab='Samples',xlim=c(0.7,length(vali)+0.3),ylim = yrange,col=colors[(i %% length(colors))],xaxt='n',log='y')
    axis(1,at=1:length(vali),labels=(collabel),las=2)
    # lines(0:100,rep(1,101),col='black');
  }else{
    lines(1:length(vali),vali,type='b',pch=20,col=colors[(i %% length(colors))])
  }
}




# parameters
# Do not modify the variables beginning with "__"
targetmat=list(c(525.824071189871,643.8963864973954,673.5518221830524,569.5738219798611),c(691.9844776858702,653.8792762105332,646.474361994789,625.175076030276),c(1028.5118832473877,1007.4399535508344,1135.560986645297,1166.270206911144),c(130.404369655088,183.01964474086174,198.00392762667622,185.7895562172404),c(675.1581074077943,759.5315256745762,531.3951561946694,698.4059959991154))
targetgene="MERTK"
collabel=c("TRE-VPH-7d-dox-untreated-rd2_S18_L001_R1_001-clipped-trimmed-aligned-counts","TRE-VPH-7d-dox-untreated-rd1_S12_L001_R1_001-clipped-trimmed-aligned-counts","TRE-VPH-7d-dox-baf-10-rd1_S14_L001_R1_001-clipped-trimmed-aligned-counts","TRE-VPH-7d-dox-baf-10-rd2_S20_L001_R1_001-clipped-trimmed-aligned-counts")

# set up color using RColorBrewer
#library(RColorBrewer)
#colors <- brewer.pal(length(targetgenelist), "Set1")

colors=c( "#E41A1C", "#377EB8", "#4DAF4A", "#984EA3", "#FF7F00",  "#A65628", "#F781BF",
          "#999999", "#66C2A5", "#FC8D62", "#8DA0CB", "#E78AC3", "#A6D854", "#FFD92F", "#E5C494", "#B3B3B3", 
          "#8DD3C7", "#FFFFB3", "#BEBADA", "#FB8072", "#80B1D3", "#FDB462", "#B3DE69", "#FCCDE5",
          "#D9D9D9", "#BC80BD", "#CCEBC5", "#FFED6F")


## code

targetmatvec=unlist(targetmat)+1
yrange=range(targetmatvec[targetmatvec>0]);
# yrange[1]=1; # set the minimum value to 1
for(i in 1:length(targetmat)){
  vali=targetmat[[i]]+1;
  if(i==1){
    plot(1:length(vali),vali,type='b',las=1,pch=20,main=paste('sgRNAs in',targetgene),ylab='Read counts',xlab='Samples',xlim=c(0.7,length(vali)+0.3),ylim = yrange,col=colors[(i %% length(colors))],xaxt='n',log='y')
    axis(1,at=1:length(vali),labels=(collabel),las=2)
    # lines(0:100,rep(1,101),col='black');
  }else{
    lines(1:length(vali),vali,type='b',pch=20,col=colors[(i %% length(colors))])
  }
}




# parameters
# Do not modify the variables beginning with "__"
targetmat=list(c(700.3976628249081,868.5114050429984,833.4780714199832,943.8651907094841),c(805.5624770628823,803.622621907602,742.9378139154774,659.0782797195535),c(589.9746078750352,552.3865641269645,739.5531313919445,695.6937397039732),c(600.4910892988327,577.3437884098093,750.5533495934264,684.8447145234044),c(574.199885739339,597.3095678360851,550.8570807049838,531.6022338478704))
targetgene="TGFBR2"
collabel=c("TRE-VPH-7d-dox-untreated-rd2_S18_L001_R1_001-clipped-trimmed-aligned-counts","TRE-VPH-7d-dox-untreated-rd1_S12_L001_R1_001-clipped-trimmed-aligned-counts","TRE-VPH-7d-dox-baf-10-rd1_S14_L001_R1_001-clipped-trimmed-aligned-counts","TRE-VPH-7d-dox-baf-10-rd2_S20_L001_R1_001-clipped-trimmed-aligned-counts")

# set up color using RColorBrewer
#library(RColorBrewer)
#colors <- brewer.pal(length(targetgenelist), "Set1")

colors=c( "#E41A1C", "#377EB8", "#4DAF4A", "#984EA3", "#FF7F00",  "#A65628", "#F781BF",
          "#999999", "#66C2A5", "#FC8D62", "#8DA0CB", "#E78AC3", "#A6D854", "#FFD92F", "#E5C494", "#B3B3B3", 
          "#8DD3C7", "#FFFFB3", "#BEBADA", "#FB8072", "#80B1D3", "#FDB462", "#B3DE69", "#FCCDE5",
          "#D9D9D9", "#BC80BD", "#CCEBC5", "#FFED6F")


## code

targetmatvec=unlist(targetmat)+1
yrange=range(targetmatvec[targetmatvec>0]);
# yrange[1]=1; # set the minimum value to 1
for(i in 1:length(targetmat)){
  vali=targetmat[[i]]+1;
  if(i==1){
    plot(1:length(vali),vali,type='b',las=1,pch=20,main=paste('sgRNAs in',targetgene),ylab='Read counts',xlab='Samples',xlim=c(0.7,length(vali)+0.3),ylim = yrange,col=colors[(i %% length(colors))],xaxt='n',log='y')
    axis(1,at=1:length(vali),labels=(collabel),las=2)
    # lines(0:100,rep(1,101),col='black');
  }else{
    lines(1:length(vali),vali,type='b',pch=20,col=colors[(i %% length(colors))])
  }
}




# parameters
# Do not modify the variables beginning with "__"
targetmat=list(c(756.1350143710345,668.0217033041454,672.7056515521691,726.8846870981084),c(777.1679772186293,757.0358032462917,639.7049969477231,692.981483408831),c(755.0833662286547,655.5430911627229,881.7097973803274,892.3323211017823),c(829.7503843376164,769.5144153877142,786.0925160905222,899.1129618396378),c(408.0394792433399,404.3070333820855,368.930395065089,408.1945724189004))
targetgene="CD52"
collabel=c("TRE-VPH-7d-dox-untreated-rd2_S18_L001_R1_001-clipped-trimmed-aligned-counts","TRE-VPH-7d-dox-untreated-rd1_S12_L001_R1_001-clipped-trimmed-aligned-counts","TRE-VPH-7d-dox-baf-10-rd1_S14_L001_R1_001-clipped-trimmed-aligned-counts","TRE-VPH-7d-dox-baf-10-rd2_S20_L001_R1_001-clipped-trimmed-aligned-counts")

# set up color using RColorBrewer
#library(RColorBrewer)
#colors <- brewer.pal(length(targetgenelist), "Set1")

colors=c( "#E41A1C", "#377EB8", "#4DAF4A", "#984EA3", "#FF7F00",  "#A65628", "#F781BF",
          "#999999", "#66C2A5", "#FC8D62", "#8DA0CB", "#E78AC3", "#A6D854", "#FFD92F", "#E5C494", "#B3B3B3", 
          "#8DD3C7", "#FFFFB3", "#BEBADA", "#FB8072", "#80B1D3", "#FDB462", "#B3DE69", "#FCCDE5",
          "#D9D9D9", "#BC80BD", "#CCEBC5", "#FFED6F")


## code

targetmatvec=unlist(targetmat)+1
yrange=range(targetmatvec[targetmatvec>0]);
# yrange[1]=1; # set the minimum value to 1
for(i in 1:length(targetmat)){
  vali=targetmat[[i]]+1;
  if(i==1){
    plot(1:length(vali),vali,type='b',las=1,pch=20,main=paste('sgRNAs in',targetgene),ylab='Read counts',xlab='Samples',xlim=c(0.7,length(vali)+0.3),ylim = yrange,col=colors[(i %% length(colors))],xaxt='n',log='y')
    axis(1,at=1:length(vali),labels=(collabel),las=2)
    # lines(0:100,rep(1,101),col='black');
  }else{
    lines(1:length(vali),vali,type='b',pch=20,col=colors[(i %% length(colors))])
  }
}



dev.off()
Sweave("BafA1_CRISPRa_summary.Rnw");
library(tools);

texi2dvi("BafA1_CRISPRa_summary.tex",pdf=TRUE);
